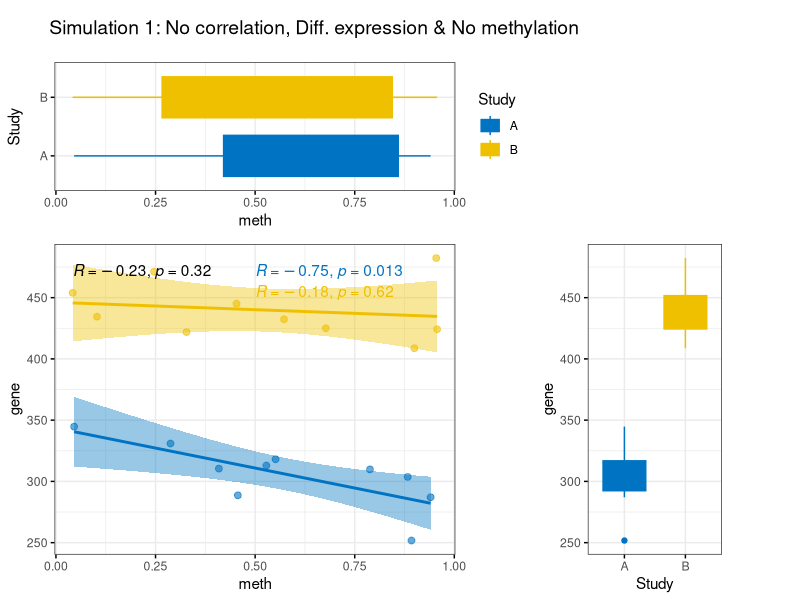
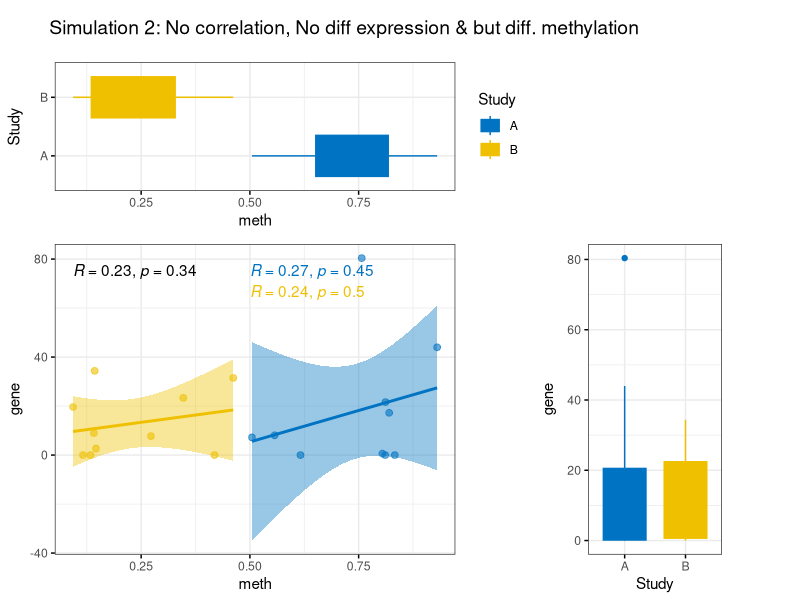
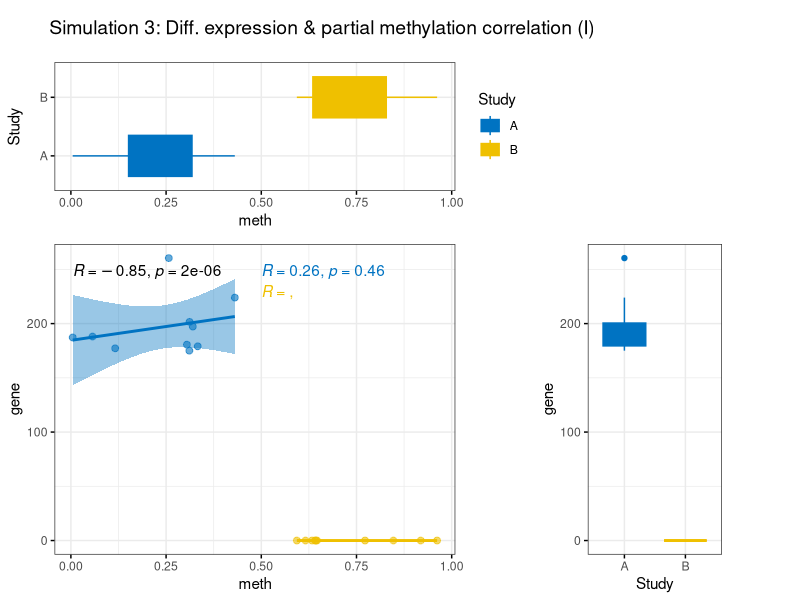

The R source for these figures, in order: (Note: this script raises an error after producing the figures.)
##############################################
## Expression and methylation simulation
##############################################

##############################################
# Functions
##############################################

## Get parameters
get_params <- function(fit_model, comp1, comp2) {
  sum <- summary(fit_model)
  r.squared <- sum$r.squared
  pval <- sum$coefficients[,4][2]
  
  A_data <- subset(fit_model$model, Study==comp1)
  B_data <- subset(fit_model$model, Study==comp2)
  
  model_A <- lm('gene ~ meth', A_data)
  sum_A <- summary(model_A)
  r.squared_A <- sum_A$r.squared
  pval_A <- sum_A$coefficients[,4][2]
  
  model_B <- lm('gene ~ meth', B_data)
  sum_B <- summary(model_B)
  r.squared_B <- sum_B$r.squared
  pval_B <- sum_B$coefficients[,4][2]
  
  list2return <- list(
    "all_data" = list(
      "r" = cor(fit_model$model$gene, fit_model$model$meth),
      "r.squared" = r.squared,
      "pval" = pval
    ),
    "comp1_data" = list(
      "r" = cor(model_A$model$gene, model_A$model$meth),
      "r.squared" = r.squared_A,
      "pval" = pval_A
    ),
    "comp2_data" = list(
      "r" = cor(model_B$model$gene, model_B$model$meth),
      "r.squared" = r.squared_B,
      "pval" = pval_B
    )
  )
  
  return(list2return) 
}

## ggscatter regression
ggscatter_plotRegression <- function(fitmodel, x, y, colorby, title_string="") {
  require(ggpubr)
  library(cowplot)
  p <- ggscatter(fitmodel, x, y,
                 add='reg.line',
                 conf.int = TRUE, 
                 cor.coef = TRUE,
                 palette="jco",
                 color=colorby,
                 alpha = 0.6,
                 ggtheme = theme_bw()
  ) + stat_cor(aes(color = Study), label.x=0.5) + rremove("legend")
  
  xplot <- ggboxplot(fitmodel, "Study", x, color="Study", fill="Study", palette = "jco", ggtheme = theme_bw()) + 
    rotate()
  yplot <- ggboxplot(fitmodel, "Study", y, color="Study", fill="Study", palette = "jco", ggtheme = theme_bw()) + 
    rremove("legend")
  
  #xplot <- xplot + clean_theme() + rremove("legend")
  #yplot <- yplot + clean_theme() + rremove("legend")
  
  p1 <- plot_grid(xplot, NULL, p, yplot, ncol = 2, align = "hv", rel_heights = c(1,2), rel_widths = c(2,1))
  
  title_plot <- ggdraw() + draw_label(title_string, x=0.05, hjust=0) + theme(plot.margin = margin(0,0,0,7))
  
  p2 <- plot_grid(title_plot, p1, ncol = 1, rel_heights = c(0.1,1))
  
  # return plot
  return(p2)
}

## methylation correlation
create_simulation <-function(sample_n=20, 
                              methA_min=0, methA_max=0.5,
                              exprs_meanA=1000, exprs_meanB=100,
                              slopeA=-500, slopeB=500,
                              methB_min=0.6, methB_max=1, seed=12345, t_string="Simulation") {
  
  sample_name <- rep(paste0("Sample", c(1:sample_n)))
  group1 <- factor(rep(x=c("A", "B"), each=sample_n/2))
  
  set.seed(seed)
  ## GroupA
  methA <- runif(n=sample_n/2, min = methA_min, max=methA_max)
  
  ## GroupB
  methB <- runif(n=sample_n/2, min = methB_min, max=methB_max)
  
  meth <- c(methA, methB)
  
  ## 
  epsA = rnorm(n=sample_n/2, mean = exprs_meanA, sd = sqrt(625))
  epsB = rnorm(n=sample_n/2, mean = exprs_meanB, sd = sqrt(625))
  
  print(epsA)
  print(epsB)
  
  #growth = 0 + meth*(group1=="A") + eps
  growthA = slopeA*methA + epsA
  growthB = slopeB*methB + epsB
  
  meth <- c(methA, methB)
  tmp_gene <- c(growthA, growthB)
  data_simuluation <- data.frame(sample_name, group1, meth, tmp_gene)
  data_simuluation['gene'] <- ifelse((data_simuluation$tmp_gene)<0, 0, data_simuluation$tmp_gene)
  
  rownames(data_simuluation) <- data_simuluation$sample_name
  
  print(data_simuluation)
  
  fit_beta <- lm('gene ~ meth', data_simuluation)
  print(fit_beta)
  fit_beta$model$Study <- data_simuluation$group1
  fit_beta$model$Study <- factor(fit_beta$model$Study, levels=c("A", "B"))
  bval_plot <- ggscatter_plotRegression(fitmodel = fit_beta$model, 
                                        x = "meth", y="gene", colorby = "Study", 
                                        title_string = t_string)
  print (bval_plot)
  
  return(fit_beta)
  
}
##############################################


sim1 <- create_simulation(methA_min=0, methA_max=1,
                            exprs_meanA=300, exprs_meanB=450,
                            slopeA=1, slopeB=1,
                            methB_min=0, methB_max=1, seed=123, 
                            t_string = "Simulation 1: No correlation, Diff. expression & No methylation")
get_params(sim1, "A", "B")

sim2 <- create_simulation(methA_min=0.5, methA_max=1,
                            exprs_meanA=20, exprs_meanB=20,
                            slopeA=0, slopeB=-0,
                            methB_min=0, methB_max=0.5, seed=1234,
                            t_string = "Simulation 2: No correlation, No diff expression & but diff. methylation")


sim3 <- create_simulation(methA_min=0, methA_max=0.5,
                            exprs_meanA=200, exprs_meanB=200,
                            slopeA=0, slopeB=-500,
                            methB_min=0.5, methB_max=1, seed=1234,
                            t_string = "Simulation 3: Diff. expression & partial methylation correlation (I)")


sim4 <- create_simulation2(methA_min=0.5, methA_max=1,
                            exprs_meanA=200, exprs_meanB=200,
                            slopeA=500, slopeB=0,
                            methB_min=0, methB_max=0.5, seed=1234, 
                            t_string = "Simulation 4: Diff. expression & partial methylation correlation (II)")

## All methylated correlation. 
sim5 <- create_simulation2(methA_min=0.5, methA_max=1,
                            exprs_meanA=200, exprs_meanB=200,
                            slopeA=500, slopeB=500,
                            methB_min=0, methB_max=0.5, seed=1234, 
                            t_string = "Simulation 5: High correlation, Diff. expression & high methylation correlation (I)")
sim6 <- create_simulation2(methA_min=0.5, methA_max=1,
                            exprs_meanA=2000, exprs_meanB=2000,
                            slopeA=-500, slopeB=-500,
                            methB_min=0, methB_max=0.5, seed=1234,
                            t_string = "Simulation 6: High correlation, Diff. expression & high methylation correlation (II)")

sim7 <- create_simulation2(methA_min=0.5, methA_max=1,
                            exprs_meanA=1500, exprs_meanB=2000,
                            slopeA=500, slopeB=-500,
                            methB_min=0, methB_max=0.5, seed=1234,
                            t_string = "Simulation 7: High correlation, No Diff. expression & high diff. methylation correlation (II)")

## No methylated correlation but differences
sim8 <- create_simulation2(methA_min=0.5, methA_max=1,
                            exprs_meanA=20, exprs_meanB=200,
                            slopeA=0, slopeB=0,
                            methB_min=0, methB_max=0.5, seed=1234,
                            t_string = "Simulation 8: No correlation, but diff. expression & methylation")

sim9 <- create_simulation2(methA_min=0.5, methA_max=1,
                            exprs_meanA=200, exprs_meanB=20,
                            slopeA=0, slopeB=0,
                            methB_min=0, methB_max=0.5, seed=1234,
                            t_string = "Simulation 9: No correlation, but diff. expression & methylation")
